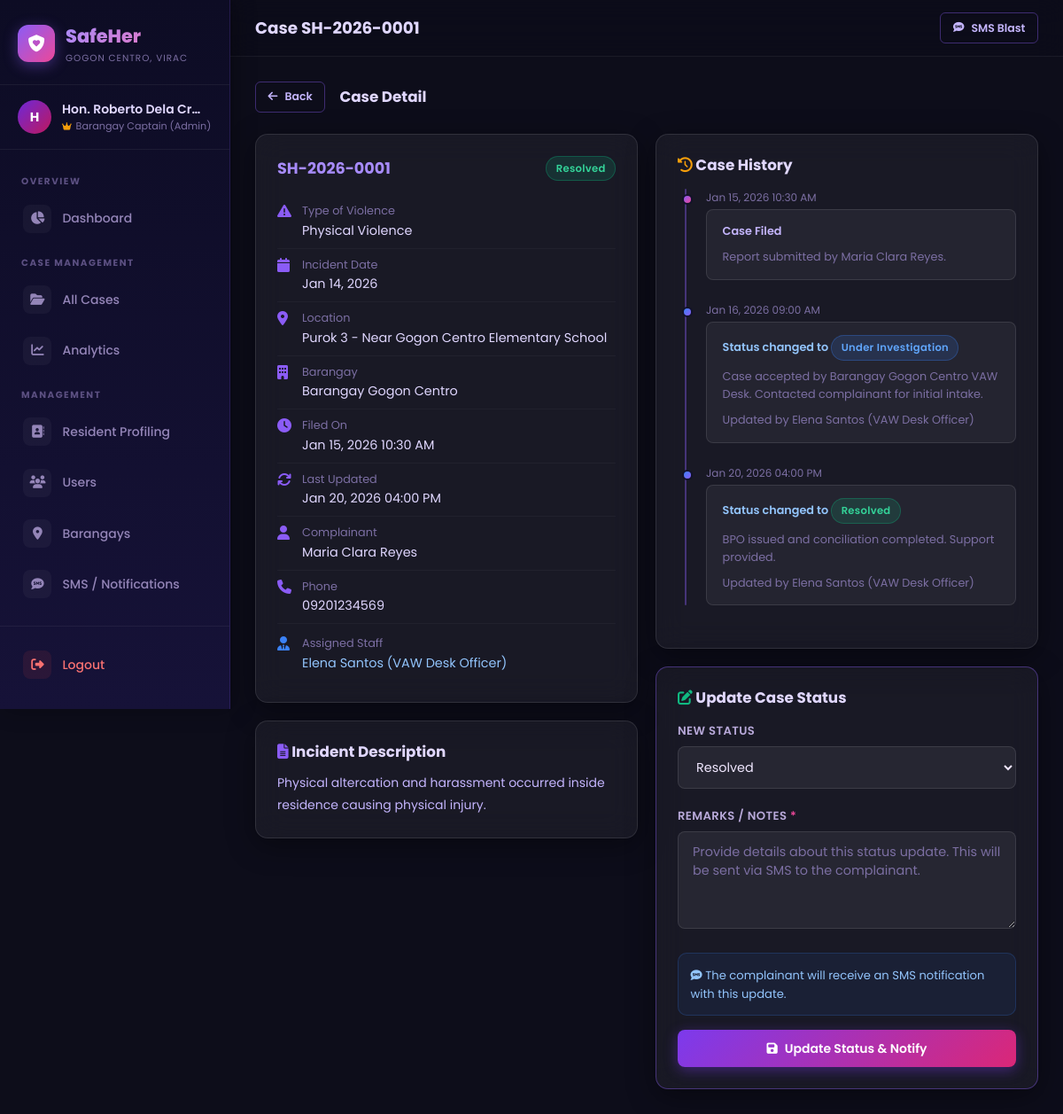
/admin/cases/view?id=1 (signed in), run on the app's committed database.
### tables this page shows
CREATE TABLE `cases` (
  `id` INT UNSIGNED NOT NULL AUTO_INCREMENT,
  `case_number` VARCHAR(30) NOT NULL UNIQUE,
  `complainant_id` INT UNSIGNED NOT NULL,
  `barangay_id` INT UNSIGNED NOT NULL,
  `type_of_violence` ENUM('physical', 'sexual', 'psychological', 'economic', 'others') NOT NULL,
  `incident_date` DATE NOT NULL,
  `location` VARCHAR(255) NULL,
  `description` TEXT NOT NULL,
  `evidence_path` VARCHAR(255) NULL,
  `status` ENUM('pending', 'under_investigation', 'resolved', 'dismissed') NOT NULL DEFAULT 'pending',
  `remarks` TEXT NULL,
  `assigned_staff_id` INT UNSIGNED NULL,
  `created_at` DATETIME NOT NULL DEFAULT CURRENT_TIMESTAMP,
  `updated_at` DATETIME NOT NULL DEFAULT CURRENT_TIMESTAMP ON UPDATE CURRENT_TIMESTAMP,
  PRIMARY KEY (`id`),
  INDEX `idx_cases_case_number` (`case_number`),
  INDEX `idx_cases_status` (`status`),
  INDEX `idx_cases_tov` (`type_of_violence`),
  INDEX `idx_cases_barangay` (`barangay_id`),
  INDEX `idx_cases_complainant` (`complainant_id`),
  INDEX `idx_cases_created` (`created_at`),
  CONSTRAINT `fk_cases_complainant` FOREIGN KEY (`complainant_id`) REFERENCES `users` (`id`) ON DELETE CASCADE ON UPDATE CASCADE,
  CONSTRAINT `fk_cases_barangay` FOREIGN KEY (`barangay_id`) REFERENCES `barangays` (`id`) ON DELETE RESTRICT ON UPDATE CASCADE,
  CONSTRAINT `fk_cases_staff` FOREIGN KEY (`assigned_staff_id`) REFERENCES `users` (`id`) ON DELETE SET NULL ON UPDATE CASCADE
);

CREATE TABLE `users` (
  `id` INT UNSIGNED NOT NULL AUTO_INCREMENT,
  `full_name` VARCHAR(150) NOT NULL,
  `email` VARCHAR(150) NOT NULL UNIQUE,
  `phone` VARCHAR(20) NOT NULL,
  `password_hash` VARCHAR(255) NOT NULL,
  `role` ENUM('admin', 'barangay_staff', 'complainant') NOT NULL DEFAULT 'complainant',
  `barangay_id` INT UNSIGNED NULL,
  `status` ENUM('active', 'inactive') NOT NULL DEFAULT 'active',
  `created_at` DATETIME NOT NULL DEFAULT CURRENT_TIMESTAMP,
  PRIMARY KEY (`id`),
  INDEX `idx_users_role` (`role`),
  INDEX `idx_users_barangay` (`barangay_id`),
  INDEX `idx_users_email` (`email`),
  CONSTRAINT `fk_users_barangay` FOREIGN KEY (`barangay_id`) REFERENCES `barangays` (`id`) ON DELETE SET NULL ON UPDATE CASCADE
);

CREATE TABLE `case_updates` (
  `id` INT UNSIGNED NOT NULL AUTO_INCREMENT,
  `case_id` INT UNSIGNED NOT NULL,
  `updated_by` INT UNSIGNED NOT NULL,
  `old_status` ENUM('pending', 'under_investigation', 'resolved', 'dismissed') NOT NULL,
  `new_status` ENUM('pending', 'under_investigation', 'resolved', 'dismissed') NOT NULL,
  `remarks` TEXT NOT NULL,
  `updated_at` DATETIME NOT NULL DEFAULT CURRENT_TIMESTAMP,
  PRIMARY KEY (`id`),
  INDEX `idx_updates_case` (`case_id`),
  CONSTRAINT `fk_updates_case` FOREIGN KEY (`case_id`) REFERENCES `cases` (`id`) ON DELETE CASCADE ON UPDATE CASCADE,
  CONSTRAINT `fk_updates_user` FOREIGN KEY (`updated_by`) REFERENCES `users` (`id`) ON DELETE CASCADE ON UPDATE CASCADE
);

### controllers/CaseController.php (called while the page is built, shortened)
<?php
class CaseController {
    private CaseModel $caseModel;
    private Barangay  $barangayModel;
    public function __construct() {
        $this->caseModel     = new CaseModel();
        $this->barangayModel = new Barangay();
    }
    public function viewCase(): void {
        $id   = (int)($_GET['id'] ?? 0);
        $case = $this->caseModel->findById($id);
        $updates   = $this->caseModel->getUpdates($id);
        $barangays = $this->barangayModel->getList();
        $view = match(userRole()) {
            'admin'          => 'admin/case_view',
            'barangay_staff' => 'barangay/case_view',
            default          => 'complainant/case_view',
        };
        $this->render($view, [
            'case'    => $case,
            'updates' => $updates,
            'barangays' => $barangays,
            'success' => getFlash('success'),
            'error'   => getFlash('error'),
        ]);
    }
    private function render(string $view, array $data = []): void {
        extract($data);
        include BASE_PATH . "/views/$view.php";
    }
}

### helpers/auth_helper.php (called while the page is built, shortened)
<?php
function userRole(): ?string {
    return $_SESSION['role'] ?? null;
}
function sanitize(string $input): string {
    return htmlspecialchars(trim($input), ENT_QUOTES, 'UTF-8');
}

### config/database.php (called while the page is built, shortened)
<?php
function getDB(): PDO
{
    static $pdo = null;
    if ($pdo === null) {
        $dsn = sprintf(
            'mysql:host=%s;dbname=%s;charset=%s',
            DB_HOST,
            DB_NAME,
            DB_CHARSET
        );
        try {
            $pdo = new PDO($dsn, DB_USER, DB_PASS, [
                PDO::ATTR_ERRMODE => PDO::ERRMODE_EXCEPTION,
                PDO::ATTR_DEFAULT_FETCH_MODE => PDO::FETCH_ASSOC,
                PDO::ATTR_EMULATE_PREPARES => false,
            ]);
        } catch (PDOException $e) {
            http_response_code(500);
            die(json_encode(['error' => 'Database connection failed: ' . $e->getMessage()]));
        }
    }
    return $pdo;
}

### models/CaseModel.php (called while the page is built, shortened)
<?php
class CaseModel {
    private PDO $db;
    public function __construct() {
        $this->db = getDB();
    }
    public function findById(int $id): ?array {
        $stmt = $this->db->prepare(
            "SELECT c.*,
                    u.full_name AS complainant_name, u.phone AS complainant_phone,
                    b.name AS barangay_name,
                    s.full_name AS assigned_staff_name
             FROM cases c
             LEFT JOIN users u ON c.complainant_id = u.id
             LEFT JOIN barangays b ON c.barangay_id = b.id
             LEFT JOIN users s ON c.assigned_staff_id = s.id
             WHERE c.id = :id LIMIT 1"
        );
        $stmt->execute([':id' => $id]);
        return $stmt->fetch() ?: null;
    }
    public function getUpdates(int $caseId): array {
        $stmt = $this->db->prepare(
            "SELECT cu.*, u.full_name AS updated_by_name
             FROM case_updates cu
             LEFT JOIN users u ON cu.updated_by = u.id
             WHERE cu.case_id = :cid
             ORDER BY cu.updated_at ASC"
        );
        $stmt->execute([':cid' => $caseId]);
        return $stmt->fetchAll();
    }
}

### helpers/case_helper.php (called while the page is built, shortened)
<?php
function statusBadge(string $status): string {
    return match ($status) {
        'pending'               => 'badge-warning',
        'under_investigation'   => 'badge-info',
        'resolved'              => 'badge-success',
        'dismissed'             => 'badge-secondary',
        default                 => 'badge-secondary',
    };
}
function statusLabel(string $status): string {
    return match ($status) {
        'pending'               => 'Pending',
        'under_investigation'   => 'Under Investigation',
        'resolved'              => 'Resolved',
        'dismissed'             => 'Dismissed',
        default                 => ucfirst($status),
    };
}
function fmtDateTime(string $datetime): string {
    return date('M d, Y h:i A', strtotime($datetime));
}

### views/admin/case_view.php (the view, shortened to what this page needs)
<?php
$isAdmin    = userRole() === 'admin';
$isStaff    = userRole() === 'barangay_staff';
$isComplainant = userRole() === 'complainant';
$navLayout  = match(userRole()) {
    'admin'          => 'admin',
    'barangay_staff' => 'barangay',
    default          => 'complainant',
};
include BASE_PATH . '/views/layouts/header.php';
?>
<div class="page-content">
  <div class="d-flex align-center gap-2 mb-3">
    <a href="<?= APP_URL ?>/<?= $navLayout ?>/<?= $isComplainant ? 'my-cases' : 'cases' ?>" class="btn btn-outline btn-sm">
      <i class="fas fa-arrow-left"></i> Back
    </a>
    <h4 style="color:#e0d7ff">Case Detail</h4>
  </div>
  <div class="grid grid-2" style="align-items:start">
    <div style="display:flex;flex-direction:column;gap:1.25rem">
      <div class="card">
        <div class="d-flex justify-between align-center mb-2">
          <span class="fw-700 text-purple" style="font-size:1.1rem"><?= sanitize($case['case_number']) ?></span>
          <span class="badge <?= statusBadge($case['status']) ?>"><?= statusLabel($case['status']) ?></span>
        </div>
        <?php
        $details = [
          ['fas fa-exclamation-triangle','Type of Violence', violenceLabel($case['type_of_violence'])],
          ['fas fa-calendar','Incident Date', fmtDate($case['incident_date'])],
          ['fas fa-map-marker-alt','Location', $case['location'] ?: '—'],
          ['fas fa-building','Barangay', $case['barangay_name'] ?? '—'],
          ['fas fa-clock','Filed On', fmtDateTime($case['created_at'])],
          ['fas fa-sync','Last Updated', fmtDateTime($case['updated_at'])],
        ];
        if (!$isComplainant) {
          $details[] = ['fas fa-user','Complainant', $case['complainant_name'] ?? '—'];
          $details[] = ['fas fa-phone','Phone', $case['complainant_phone'] ?? '—'];
        }
        foreach ($details as [$icon, $label, $value]): ?>
        <div style="display:flex;gap:0.75rem;align-items:flex-start;padding:0.5rem 0;border-bottom:1px solid rgba(255,255,255,0.04)">
          <i class="<?= $icon ?>" style="color:#8b5cf6;width:16px;margin-top:2px;flex-shrink:0"></i>
          <div>
            <div class="fs-sm text-muted"><?= $label ?></div>
            <div style="color:#e0d7ff;font-size:0.9rem"><?= sanitize($value) ?></div>
          </div>
        </div>
        <?php endforeach; ?>
        <?php if ($case['assigned_staff_name']): ?>
        <div style="display:flex;gap:0.75rem;padding:0.5rem 0;margin-top:0.25rem">
          <i class="fas fa-user-tie" style="color:#3b82f6;width:16px;flex-shrink:0;margin-top:2px"></i>
          <div>
            <div class="fs-sm text-muted">Assigned Staff</div>
            <div style="color:#93c5fd;font-size:0.9rem"><?= sanitize($case['assigned_staff_name']) ?></div>
          </div>
        </div>
        <?php endif; ?>
      </div>
      <div class="card">
        <h4 style="color:#e0d7ff;margin-bottom:0.75rem"><i class="fas fa-file-alt" style="color:#8b5cf6"></i> Incident Description</h4>
        <p style="font-size:0.875rem;line-height:1.8;color:#c4b5fd"><?= nl2br(sanitize($case['description'])) ?></p>
      </div>
    </div>
    <div style="display:flex;flex-direction:column;gap:1.25rem">
      <div class="card">
        <h4 style="color:#e0d7ff;margin-bottom:1rem"><i class="fas fa-history" style="color:#f59e0b"></i> Case History</h4>
        <div class="timeline">
          <div class="timeline-item">
            <div class="timeline-dot"></div>
            <div class="timeline-date"><?= fmtDateTime($case['created_at']) ?></div>
            <div class="timeline-content">
              <div class="fw-600 fs-sm" style="color:#c4b5fd">Case Filed</div>
              <p class="fs-sm text-muted mt-1">Report submitted by <?= sanitize($case['complainant_name'] ?? '') ?>.</p>
            </div>
          </div>
          <?php foreach ($updates as $u): ?>
          <div class="timeline-item">
            <div class="timeline-dot" style="background:linear-gradient(135deg,#3b82f6,#8b5cf6)"></div>
            <div class="timeline-date"><?= fmtDateTime($u['updated_at']) ?></div>
            <div class="timeline-content">
              <div class="fw-600 fs-sm" style="color:#93c5fd">
                Status changed to <span class="badge <?= statusBadge($u['new_status']) ?>"><?= statusLabel($u['new_status']) ?></span>
              </div>
              <?php if ($u['remarks']): ?>
              <p class="fs-sm text-muted mt-1"><?= nl2br(sanitize($u['remarks'])) ?></p>
              <?php endif; ?>
              <p class="fs-sm text-muted mt-1">Updated by <?= sanitize($u['updated_by_name'] ?? '—') ?></p>
            </div>
          </div>
          <?php endforeach; ?>
        </div>
      </div>
      <?php if ($isStaff || $isAdmin): ?>
      <div class="card card-glow">
        <h4 style="color:#e0d7ff;margin-bottom:1rem"><i class="fas fa-edit" style="color:#10b981"></i> Update Case Status</h4>
        <form method="POST" action="<?= APP_URL ?>/case/update-status">
          <div class="form-group">
            <label class="form-label">New Status</label>
            <select name="status" class="form-select" required>
              <?php foreach (['pending','under_investigation','resolved','dismissed'] as $s): ?>
              <option value="<?= $s ?>" <?= $case['status'] === $s ? 'selected' : '' ?>><?= statusLabel($s) ?></option>
              <?php endforeach; ?>
            </select>
          </div>
          <div class="form-group">
            <label class="form-label">Remarks / Notes <span style="color:#ec4899">*</span></label>
            <textarea name="remarks" class="form-control" rows="4" required
              placeholder="Provide details about this status update. This will be sent via SMS to the complainant."></textarea>
          </div>
          <div style="background:rgba(59,130,246,0.08);border:1px solid rgba(59,130,246,0.2);border-radius:10px;padding:0.85rem;margin-bottom:1rem;font-size:0.82rem;color:#93c5fd">
            <i class="fas fa-comment-sms"></i>
            The complainant will receive an SMS notification with this update.
          </div>
          <button type="submit" class="btn btn-primary w-100"
            onclick="return confirm('Update case status? The complainant will be notified via SMS.')">
            <i class="fas fa-save"></i> Update Status &amp; Notify
          </button>
        </form>
      </div>
      <?php endif; ?>
    </div>
  </div>
</div>
</div></div>
<?php include BASE_PATH . '/views/layouts/footer.php'; ?>

### data on the page
cases: case_number "SH-2026-0001", status "Resolved", complainant.phone "09201234569", assigned_staff.full_name "Elena Santos (VAW Desk Officer)", description "Physical altercation and harassment occurred inside residence causing physical injury.", created_at "Jan 15, 2026 10:30 AM", complainant.full_name "Maria Clara Reyes"
case_updates: updated_at "Jan 16, 2026 09:00 AM", new_status "Under Investigation", remarks "Case accepted by Barangay Gogon Centro VAW Desk. Contacted complainant for initial intake.", updated_by.full_name "Elena Santos (VAW Desk Officer)"
case_updates: updated_at "Jan 20, 2026 04:00 PM", new_status "Resolved", remarks "BPO issued and conciliation completed. Support provided.", updated_by.full_name "Elena Santos (VAW Desk Officer)"

### other printed values
$initials "H"
$_SESSION['full_name'] "Hon. Roberto Dela Cr…"
$pageTitle "Case SH-2026-0001"
$label "Type of Violence"
$value "Physical Violence"
$label "Incident Date"
$value "Jan 14, 2026"
$label "Location"
$value "Purok 3 - Near Gogon Centro Elementary School"
$label "Barangay"
$value "Barangay Gogon Centro"
$label "Filed On"
$value "Jan 15, 2026 10:30 AM"
$label "Last Updated"
$value "Jan 20, 2026 04:00 PM"
